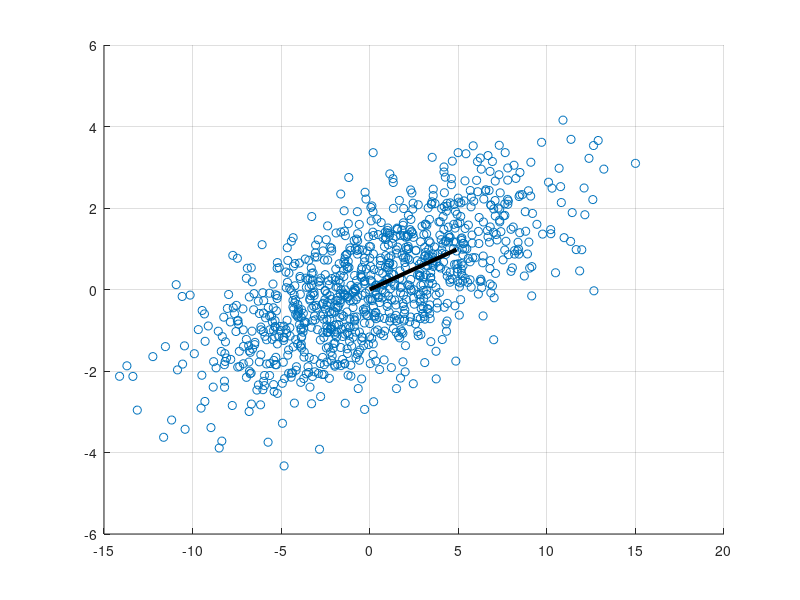

Recreate this plot in MATLAB.
clear

% Example of generating Gaussian data in 2D
N = 1000;
x = randn(N,2); % generate white data - ie. normally distributed, covariance matrix = I (identity), zero-mean

u1 = [5 1]; % direction of one semi-axis
d1 = 5; % lenghts of semi-axes 1
d2 = 1;
mu = [0 0]; % mean value

% generate data
u1 = u1/norm(u1); % make it unit vector
u2 = [u1(2) -u1(1)]; % orthonormal vector to u1
U = [u1' u2']; % transformation matrix
D = [d1 0; 0 d2]; % eigenvalue matrix

y = x*D*U + repmat(mu, N, 1);

scatter(y(:,1), y(:,2)), grid on
g=line([mu(1) d1*u1(1)+mu(1)], [mu(2) d1*u1(2)+mu(2)])
set(g, 'Color', [0 0 0], 'LineWidth', 3)
